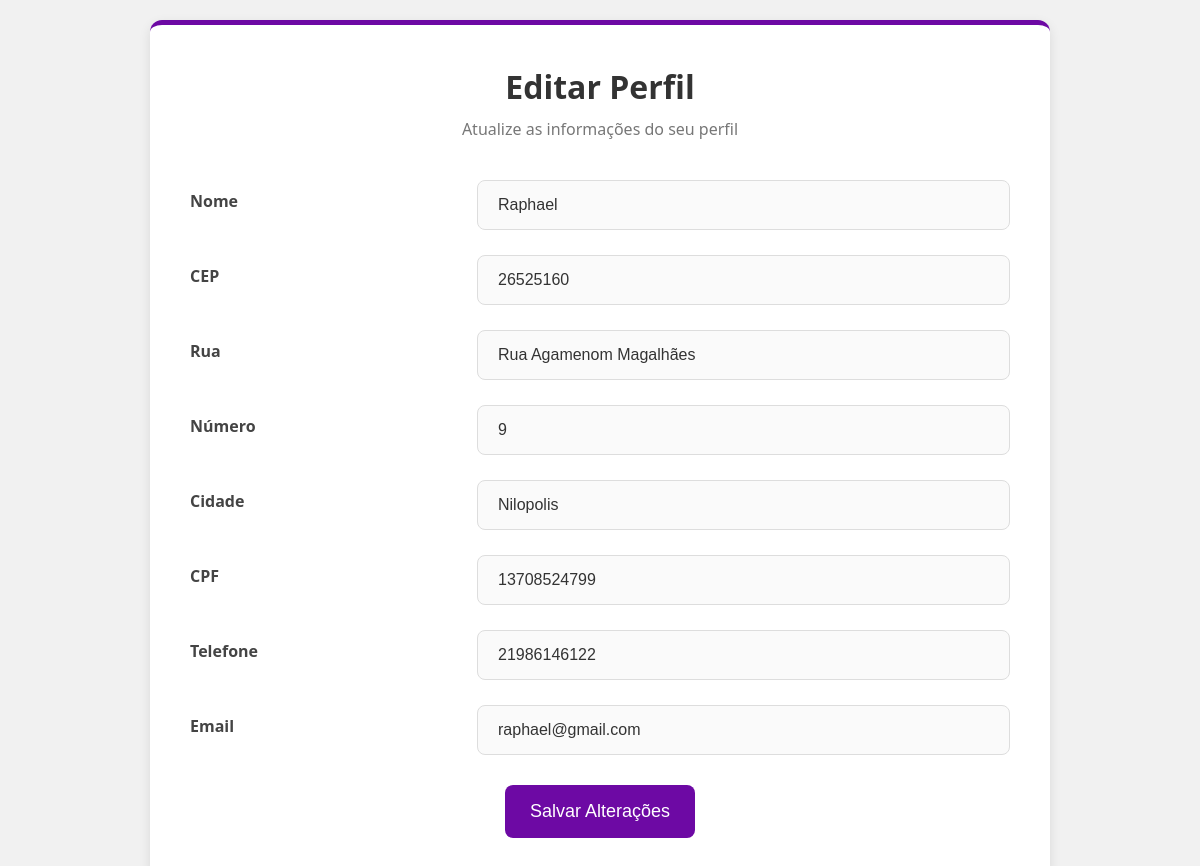
Page /PHP/editar_perfil.php?id=26 (signed in) on the committed database.
### tables this page shows
CREATE TABLE IF NOT EXISTS `usuario` (
  `cod_usuario` int(11) NOT NULL AUTO_INCREMENT,
  `cod_not` int(11) DEFAULT NULL,
  `senha` varchar(20) DEFAULT NULL,
  `email` varchar(100) DEFAULT NULL,
  `nivel` int(1) unsigned DEFAULT 1,
  `ativo` tinyint(1) DEFAULT 1,
  `cadastro` date DEFAULT NULL,
  `foto` varchar(50) DEFAULT NULL,
  `cpf` varchar(50) DEFAULT NULL,
  `tel` varchar(50) NOT NULL DEFAULT '',
  `nome` varchar(50) DEFAULT NULL,
  `cep` int(11) DEFAULT NULL,
  `endereco` varchar(50) DEFAULT NULL,
  `numero` int(11) DEFAULT NULL,
  `cidade` varchar(50) DEFAULT NULL,
  PRIMARY KEY (`cod_usuario`),
  KEY `fk_not` (`cod_not`),
  CONSTRAINT `fk_not` FOREIGN KEY (`cod_not`) REFERENCES `notificacoes` (`cod_not`)
);

### PHP/editar_perfil.php (the view, shortened to what this page needs)
<?php
    $cod_usuario = $_SESSION['UsuarioID'];
    if (isset($_GET['id'])) {
        $id_usuario = $_GET['id'];
    } else {
        die("Erro: Nenhum ID de loja fornecido.");
    }
    $host = 'localhost';
    $dbname = 'web_shoppe';
    $user = 'root';
    $password = '';
    try {
        $pdo = new PDO("mysql:host=$host;dbname=$dbname;charset=utf8mb4", $user, $password);
        $pdo->setAttribute(PDO::ATTR_ERRMODE, PDO::ERRMODE_EXCEPTION);
        $query = "SELECT *
                FROM usuario
                WHERE cod_usuario = :cod_usuario";
        $stmt = $pdo->prepare($query);
        $stmt->bindParam(':cod_usuario', $id_usuario, PDO::PARAM_INT);
        $stmt->execute();
        $edit = $stmt->fetch(PDO::FETCH_ASSOC);
    } catch (PDOException $e) {
        die("Erro na conexão: " . $e->getMessage());
    }
    ?>
    <!DOCTYPE html>
    <html lang="pt-BR">
    <head>
        <link href="https://cdnjs.cloudflare.com/ajax/libs/font-awesome/6.0.0-beta3/css/all.min.css" rel="stylesheet">
    </head>
    <body>
        <div class="container">
            <div class="header">
                <h1>Editar Perfil</h1>
                <p>Atualize as informações do seu perfil</p>
            </div>
            <form action="editar_perfil.php?id=<?= $cod_usuario ?>" method="POST">
                <div class="form-group">
                    <label for="nome">Nome</label>
                    <input type="text" name="nome" id="nome" value="<?= htmlspecialchars($edit['nome']) ?>" required>
                </div>
                <div class="form-group">
                    <label for="cep">CEP</label>
                    <input type="text" name="cep" id="cep" value="<?= htmlspecialchars($edit['cep']) ?>" required>
                </div>
                <div class="form-group">
                    <label for="rua">Rua</label>
                    <input type="text" name="endereco" id="endereco" value="<?= htmlspecialchars($edit['endereco']) ?>" required>
                </div>
                <div class="form-group">
                    <label for="numero">Número</label>
                    <input type="text" name="numero" id="numero" value="<?= htmlspecialchars($edit['numero']) ?>" required>
                </div>
                <div class="form-group">
                    <label for="cidade">Cidade</label>
                    <input type="text" name="cidade" id="cidade" value="<?= htmlspecialchars($edit['cidade']) ?>" required>
                </div>
                <div class="form-group">
                    <label for="cpf">CPF</label>
                    <input type="text" name="cpf" id="cpf" value="<?= htmlspecialchars($edit['cpf']) ?>" required>
                </div>
                <div class="form-group">
                    <label for="tel">Telefone</label>
                    <input type="text" name="tel" id="tel" value="<?= htmlspecialchars($edit['tel']) ?>" required>
                </div>
                <div class="form-group">
                    <label for="email">Email</label>
                    <input type="email" name="email" id="email" value="<?= htmlspecialchars($edit['email']) ?>" required>
                </div>
                <div class="footer">
                    <button type="submit">Salvar Alterações</button>
                </div>
            </form>
        </div>
    </body>
    </html>

### PHP/editar_perfil.php (style rules this page uses)
* { margin: 0; padding: 0; box-sizing: border-box; }
body { font-family: 'Segoe UI', Tahoma, Geneva, Verdana, sans-serif; background-color: #f1f1f1; display: flex; justify-content: center; align-items: center; min-height: 100vh; padding: 20px; }
.container { background-color: #ffffff; width: 100%; max-width: 900px; border-radius: 12px; box-shadow: 0 4px 12px rgba(0, 0, 0, 0.1); padding: 40px; overflow: hidden; border-top: 5px solid #6D09A4; }
.header { text-align: center; margin-bottom: 40px; }
.header h1 { font-size: 32px; color: #333; font-weight: 700; margin-bottom: 10px; }
.header p { font-size: 16px; color: #777; margin-top: 5px; }
.form-group { margin-bottom: 25px; display: flex; align-items: center; justify-content: space-between; position: relative; }
.form-group label { font-size: 16px; font-weight: 600; color: #444; margin-bottom: 8px; width: 30%; }
.form-group input, .form-group select { width: 65%; padding: 15px 20px; border-radius: 8px; border: 1px solid #ddd; background-color: #fafafa; font-size: 16px; color: #333; outline: none; transition: border-color 0.3s ease, background-color 0.3s ease; }
.form-group input::placeholder, .form-group select::placeholder { color: #aaa; }
.footer { text-align: center; margin-top: 30px; }
.footer button { background-color: #6D09A4; color: #fff; padding: 16px 25px; border: none; border-radius: 8px; font-size: 18px; cursor: pointer; transition: background-color 0.3s ease, transform 0.3s ease; }

### rows in the picture
usuario: nome "Raphael", cep "26525160", endereco "Rua Agamenom Magalhães", numero "9", cidade "Nilopolis", cpf "13708524799", tel "21986146122", email "raphael@gmail.com"
